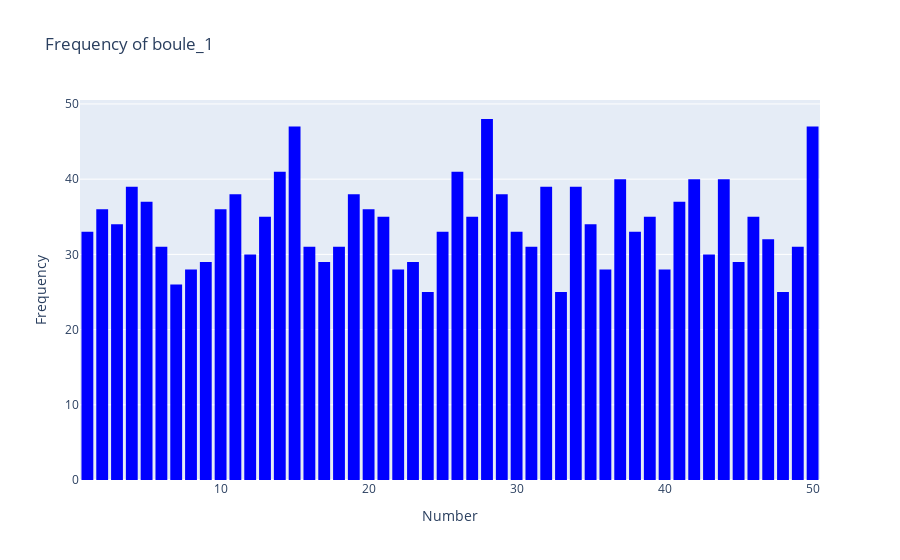
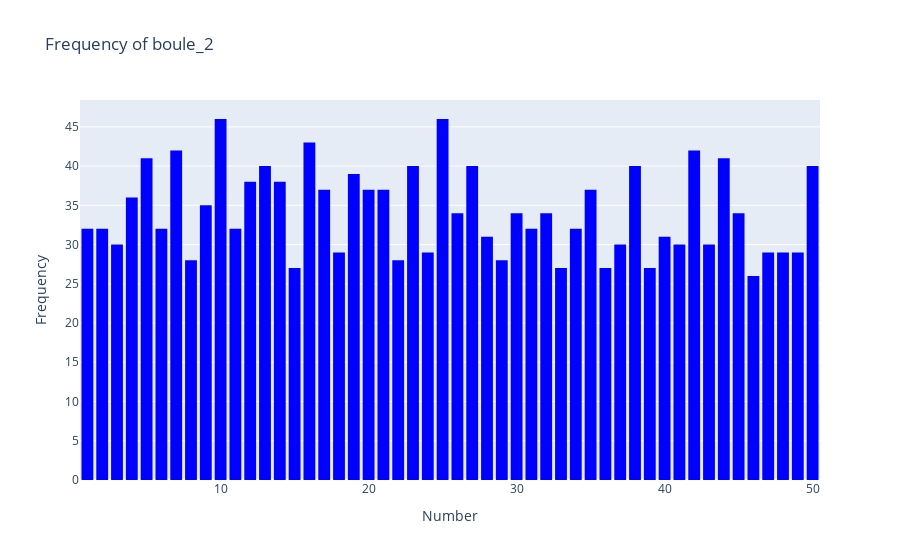
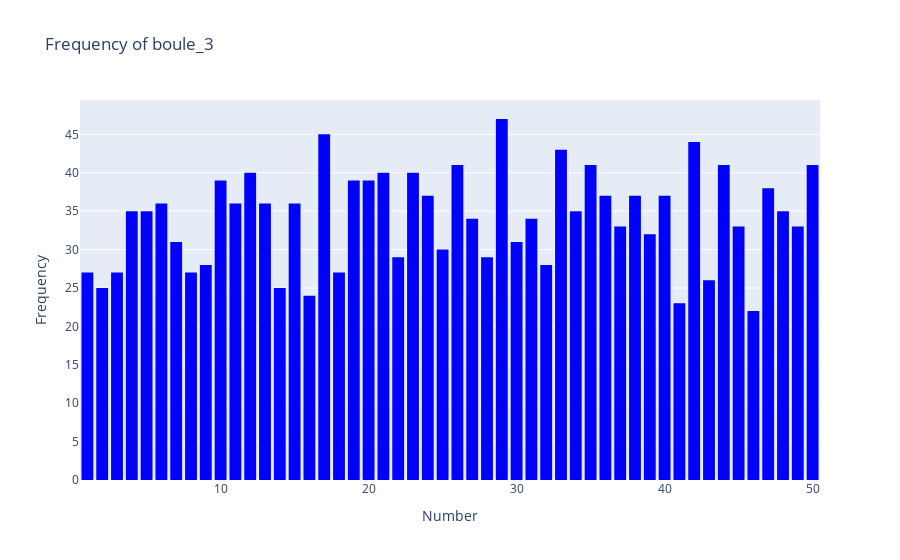
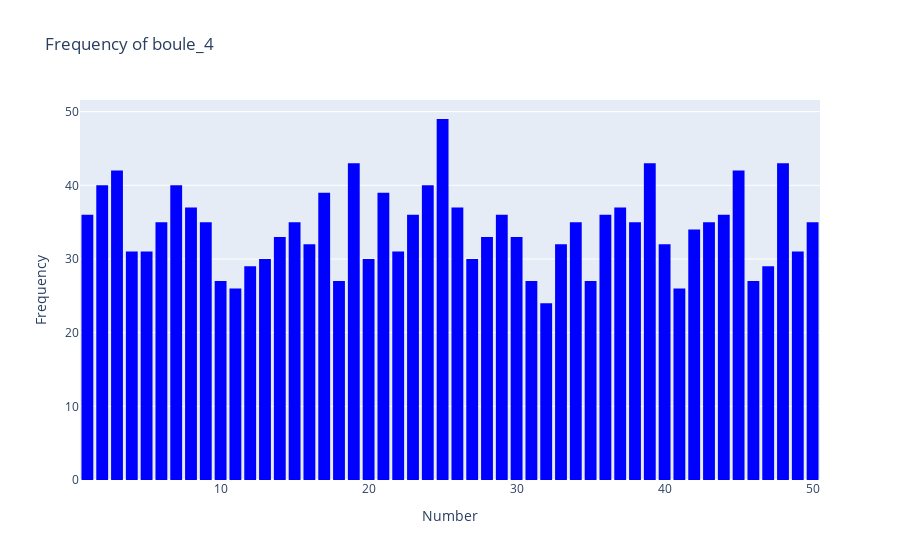

The notebook cell saved with these charts, in order:
### Markdown cell above
#### 每个球频率

### Code cell
# 分开绘制主球号的频率分布
for i in range(1, 6):  # 对于主球号
    fig = go.Figure()
    fig.add_trace(go.Histogram(x=df[f'boule_{i}'], nbinsx=50, marker_color='blue', name=f'boule_{i}'))
    fig.update_layout(
        title_text=f'Frequency of boule_{i}',
        xaxis_title_text='Number',
        yaxis_title_text='Frequency',
        bargap=0.2,  # 间距
    )
    fig.show()

# 分开绘制星号的频率分布
for i in range(1, 3):  # 对于星号
    fig = go.Figure()
    fig.add_trace(go.Histogram(x=df[f'etoile_{i}'], nbinsx=12, marker_color='red', name=f'etoile_{i}'))
    fig.update_layout(
        title_text=f'Frequency of etoile_{i}',
        xaxis_title_text='Number',
        yaxis_title_text='Frequency',
        bargap=0.2,  # 间距
    )
    fig.show()

### Figure 1 — Plotly figure (JSON) as saved in the notebook; plotly's stock layout.template omitted (floating-point values rounded to 4 significant figures; data arrays with more than 128 entries replaced by an {"elided": "..."} marker saying what was removed)
{"data": [{"marker": {"color": "blue"}, "name": "boule_1", "nbinsx": 50, "type": "histogram", "x": {"elided": "1708 int values"}}], "layout": {"bargap": 0.2, "title": {"text": "Frequency of boule_1"}, "xaxis": {"title": {"text": "Number"}}, "yaxis": {"title": {"text": "Frequency"}}}}

### Figure 2 — Plotly figure (JSON) as saved in the notebook; plotly's stock layout.template omitted (floating-point values rounded to 4 significant figures; data arrays with more than 128 entries replaced by an {"elided": "..."} marker saying what was removed)
{"data": [{"marker": {"color": "blue"}, "name": "boule_2", "nbinsx": 50, "type": "histogram", "x": {"elided": "1708 int values"}}], "layout": {"bargap": 0.2, "title": {"text": "Frequency of boule_2"}, "xaxis": {"title": {"text": "Number"}}, "yaxis": {"title": {"text": "Frequency"}}}}

### Figure 3 — Plotly figure (JSON) as saved in the notebook; plotly's stock layout.template omitted (floating-point values rounded to 4 significant figures; data arrays with more than 128 entries replaced by an {"elided": "..."} marker saying what was removed)
{"data": [{"marker": {"color": "blue"}, "name": "boule_3", "nbinsx": 50, "type": "histogram", "x": {"elided": "1708 int values"}}], "layout": {"bargap": 0.2, "title": {"text": "Frequency of boule_3"}, "xaxis": {"title": {"text": "Number"}}, "yaxis": {"title": {"text": "Frequency"}}}}

### Figure 4 — Plotly figure (JSON) as saved in the notebook; plotly's stock layout.template omitted (floating-point values rounded to 4 significant figures; data arrays with more than 128 entries replaced by an {"elided": "..."} marker saying what was removed)
{"data": [{"marker": {"color": "blue"}, "name": "boule_4", "nbinsx": 50, "type": "histogram", "x": {"elided": "1708 int values"}}], "layout": {"bargap": 0.2, "title": {"text": "Frequency of boule_4"}, "xaxis": {"title": {"text": "Number"}}, "yaxis": {"title": {"text": "Frequency"}}}}
